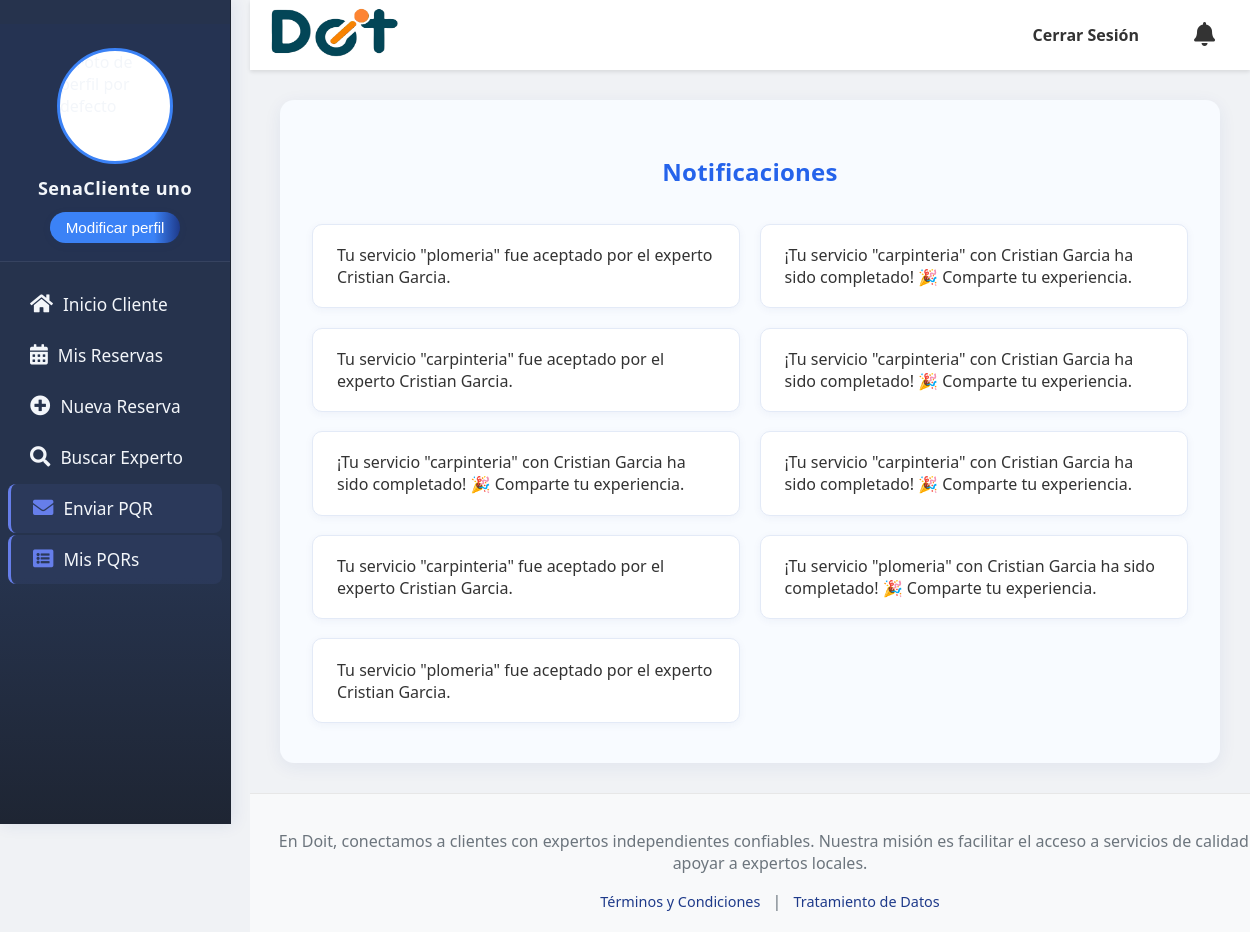
/notificaciones/ (signed in), run on an earlier commit of the app's database.
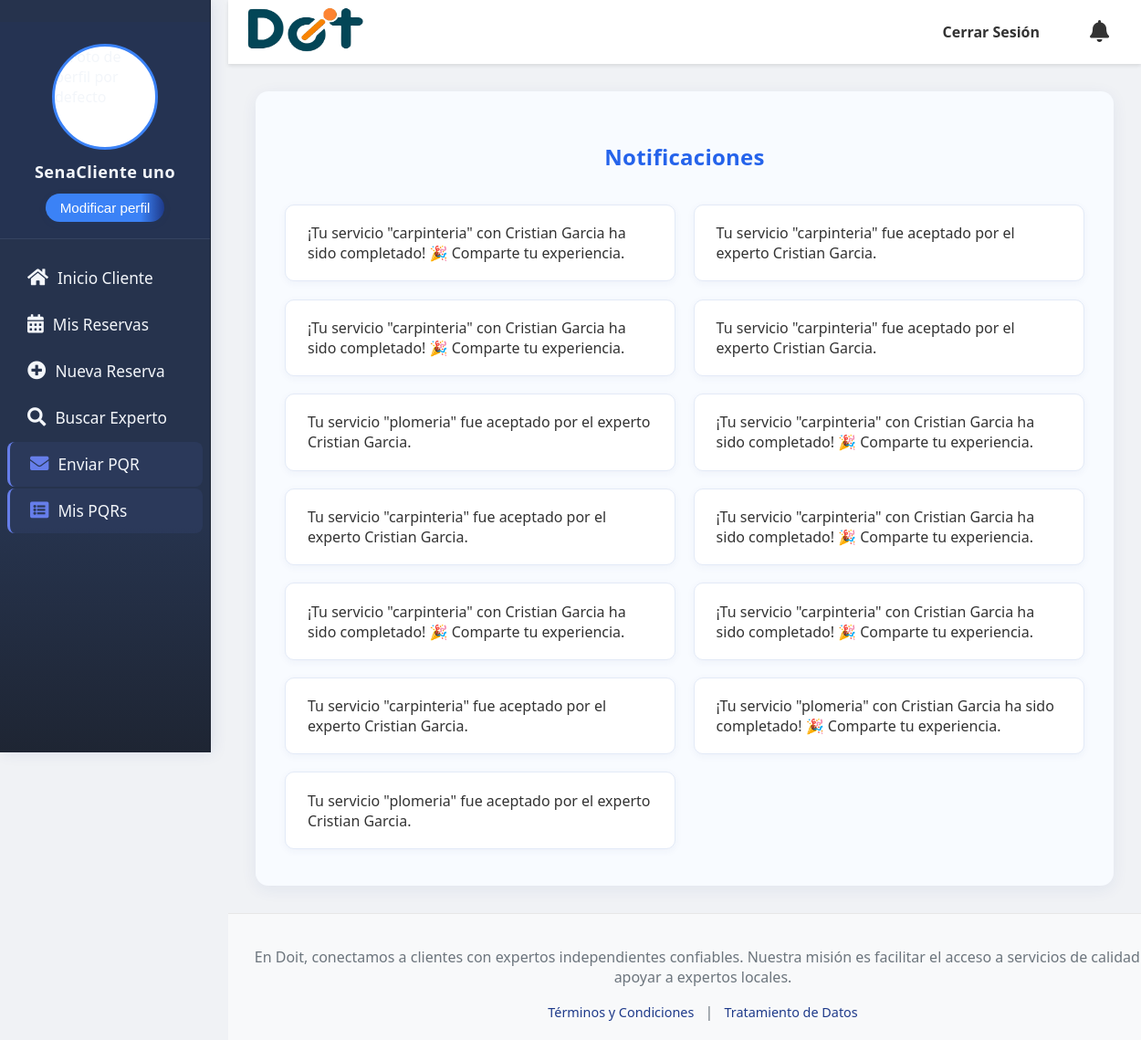
And on a later commit of the database.
### doit_app/models.py (models this page shows, shortened)
class CustomUser(AbstractUser):
    tipo_usuario_choices = [
        ('cliente', 'Cliente'),
        ('experto', 'Experto'),
    ]
    estado_aprobacion_choices = [
        ('pendiente', 'Pendiente'),
        ('aprobado', 'Aprobado'),
        ('rechazado', 'Rechazado'),
    ]
    genero = models.ForeignKey(Genero, on_delete=models.SET_NULL, null=True, blank=True, verbose_name="Género")
    tipo_usuario = models.CharField(max_length=20, choices=tipo_usuario_choices, default='cliente', verbose_name="Tipo de Usuario")
    nacionalidad = models.CharField(max_length=100, blank=True, null=True, verbose_name="Nacionalidad")
    numDoc = models.CharField(max_length=100, unique=True, blank=True, null=True, verbose_name="Número de Documento")
    telefono = models.CharField(max_length=20, blank=True, null=True, verbose_name="Teléfono")
    fechaNacimiento = models.DateField(blank=True, null=True, verbose_name="Fecha de Nacimiento")
    foto_perfil = models.ImageField(upload_to='perfil/', null=True, blank=True, verbose_name="Foto de Perfil")
    tipo_documento = models.ForeignKey(TipoDoc, on_delete=models.SET_NULL, null=True, blank=True, verbose_name="Tipo de Documento")
    especialidad = models.ManyToManyField(
        Servicios,
        blank=True,
        verbose_name="Servicios que ofrece el experto"
    )
    direccion = models.CharField(max_length=255, blank=True, null=True, verbose_name="Dirección de Residencia")
    barrio = models.CharField(max_length=100, blank=True, null=True, verbose_name="Barrio")
    documento_identidad_pdf = models.FileField(upload_to='documentos_identidad/', blank=True, null=True, verbose_name="Documento de Identidad (PDF)")
    hoja_vida_file = models.FileField(upload_to='hojas_vida/', null=True, blank=True, verbose_name="Hoja de Vida (PDF)")
    verificado = models.CharField(
        max_length=20,
        choices=[('pendiente', 'Pendiente'), ('aprobado', 'Aprobado'), ('rechazado', 'Rechazado')],
        default='pendiente',
        verbose_name="Estado de verificación del experto"
    )
    aprobado_cliente = models.CharField(
        max_length=20,
        choices=estado_aprobacion_choices,
        default='pendiente',
        verbose_name="Estado de aprobación del cliente"
    )
    class Meta:
        verbose_name = "Usuario Personalizado"
        verbose_name_plural = "Usuarios Personalizados"
        app_label = "doit_app"
    def is_usuario_normal(self):
        return self.tipo_usuario == 'cliente'
    def is_experto(self):
        return self.tipo_usuario == 'experto'

class Notificacion(models.Model):
    usuario = models.ForeignKey(settings.AUTH_USER_MODEL, on_delete=models.CASCADE, related_name='notificaciones')
    mensaje = models.CharField(max_length=255)
    url = models.CharField(max_length=255, blank=True, null=True)
    leida = models.BooleanField(default=False)
    fecha = models.DateTimeField(auto_now_add=True)
    class Meta:
        ordering = ['-fecha']
        verbose_name = 'Notificación'
        verbose_name_plural = 'Notificaciones'

### doit_app/views.py (the view)
# urls.py: path('notificaciones/', views.notificaciones, name='notificaciones'),
@login_required
@usuario_aprobado_required
def notificaciones(request):
    notificaciones = Notificacion.objects.filter(usuario=request.user).order_by('-fecha')
    Notificacion.objects.filter(usuario=request.user, leida=False).update(leida=True)
    return render(request, 'notificaciones.html', {'notificaciones': notificaciones})

### doit_app/context_processors.py (called while the page is built, shortened)
def notificaciones_context(request):
    context = {}
    try:
        if request.user.is_authenticated:
            notificaciones_no_leidas = Notificacion.objects.filter(usuario=request.user, leida=False).count()
            context['notificaciones_no_leidas'] = notificaciones_no_leidas
        else:
            context['notificaciones_no_leidas'] = 0
            context['promedio_calificacion'] = 0
    except Exception:
        context = {
            'notificaciones_no_leidas': 0,
            'promedio_calificacion': 0
        }
    return context

### doit_app/views.py (called while the page is built, shortened)
def usuario_aprobado_required(view_func):
    @wraps(view_func)
    def wrapper(request, *args, **kwargs):
        if not request.user.is_authenticated:
            return redirect('login')
        if request.user.is_superuser or request.user.tipo_usuario == 'admin':
            return view_func(request, *args, **kwargs)
        if request.user.tipo_usuario == 'cliente':
            if request.user.aprobado_cliente != 'aprobado':
                messages.warning(request, 'Tu cuenta está pendiente de aprobación por parte del administrador. No puedes acceder a todas las funcionalidades hasta que sea aprobada.')
                return render(request, 'pendiente_aprobacion.html', {
                    'tipo_usuario': 'cliente',
                    'estado': request.user.aprobado_cliente
                })
        return view_func(request, *args, **kwargs)
    return wrapper

### doit_app/templates/notificaciones.html (shortened to what this page needs)
{% extends "base.html" %}
 {% load static %}
{% block extra_css %}
<link rel="stylesheet" href="{% static 'css/notificaciones.css' %}">
<link rel="stylesheet" href="{% static 'css/notificaciones_custom.css' %}">
{% endblock %}
{% block content %}
<div class="notificaciones-container mt-4">
    <h2 style="text-align:center;">Notificaciones</h2>
    <ul class="list-group notificaciones-grid">
        {% for noti in notificaciones %}
            <li class="list-group-item {% if not noti.leida %}list-group-item-info{% endif %}">
                <span>
                    {{ noti.mensaje }}
                </span>
            </li>
        {% empty %}
            <li class="list-group-item">No tienes notificaciones.</li>
        {% endfor %}
    </ul>
</div>
{% endblock %}

### doit_app/templates/base.html (shortened to what this page needs)
<!DOCTYPE html>
<html lang="es">
{% load static %}
<head>
    <link rel="stylesheet" href="{% static 'css/styles.css' %}">
    <link rel="stylesheet" href="{% static 'css/calificaciones.css' %}">
    <link rel="stylesheet" href="https://cdnjs.cloudflare.com/ajax/libs/font-awesome/5.15.4/css/all.min.css">
    {% block extra_css %}
    {% endblock %}
</head>
<body>
    {% if user.is_authenticated and not user.is_staff and not user.is_superuser %}
    <div id="sidebar">
            <div class="perfil-header">
                <div class="perfil-foto-container">
                    {% if user.foto_perfil %}
                        <img src="{{ user.foto_perfil.url }}" alt="Foto de perfil de {{ user.username }}" class="perfil-foto">
                    {% else %}
                        <img src="{% static 'images/default_profile.jpg' %}" alt="Foto de perfil por defecto" class="perfil-foto">
                    {% endif %}
                </div>
                <p class="perfil-nombre">
                    {% if user.first_name and user.last_name %}
                        {{ user.first_name }} {{ user.last_name }}
                    {% elif user.first_name %}
                        {{ user.first_name }}
                    {% elif user.username %}
                        {{ user.username }}
                    {% else %}
                        Usuario Desconocido
                    {% endif %}
                </p>
                <div>
                    <a href="{% url 'editar_perfil' %}">
                        <button class="modificar-perfil-btn">Modificar perfil</button>
                    </a>
                </div>
            </div>
        <ul class="list-unstyled components">
            {% if user.is_authenticated and user.is_usuario_normal and user.aprobado_cliente == 'aprobado' %}
                <li><a href="{% url 'principal' %}"><i class="fas fa-home"></i> Inicio Cliente</a></li>
                <li><a href="{% url 'mis_reservas_cliente' %}"><i class="fas fa-calendar-alt"></i> Mis Reservas</a></li>
                <li><a href="{% url 'reserva' %}"><i class="fas fa-plus-circle"></i> Nueva Reserva</a></li>
                <li><a href="{% url 'busc_experto' %}"><i class="fas fa-search"></i> Buscar Experto</a></li>
                <li><a href="{% url 'pqr' %}"><i class="fas fa-envelope"></i> Enviar PQR</a></li>
                <li><a href="{% url 'mis_pqrs' %}"><i class="fas fa-list-alt"></i> Mis PQRs</a></li>
            {% elif user.is_authenticated and user.is_usuario_normal and user.aprobado_cliente != 'aprobado' %}
                <li><span class="nav-disabled"><i class="fas fa-clock"></i> Pendiente de aprobación</span></li>
            {% endif %}
        </ul>
    </div>
    {% endif %}
    <div id="content-wrapper">
        <header>
            <nav class="navbar navbar-light bg-light">
                <div class="logo">
                    {% if user.is_authenticated %}
                        {% if user.is_usuario_normal %}
                            <a href="{% url 'principal' %}">
                                <img src="{% static 'images/Doit_logo.png' %}" alt="Logo Doit" width="130">
                            </a>
                        {% elif user.is_experto %}
                            <a href="{% url 'dashboard_experto' %}">
                                <img src="{% static 'images/Doit_logo.png' %}" alt="Logo Doit" width="130">
                            </a>
                        {% elif user.is_superuser %}
                            <a href="{% url 'admin_principal' %}">
                                <img src="{% static 'images/Doit_logo.png' %}" alt="Logo Doit" width="130">
                            </a>
                        {% else %}
                            <a href="{% url 'home' %}">
                                <img src="{% static 'images/Doit_logo.png' %}" alt="Logo Doit" width="130">
                            </a>
                        {% endif %}
                    {% else %}
                        <a href="{% url 'home' %}">
                            <img src="{% static 'images/Doit_logo.png' %}" alt="Logo Doit" width="130">
                        </a>
                    {% endif %}
                </div>
                <ul class="nav-links">
                    {% if user.is_authenticated %}
                        <li><a href="{% url 'user_logout' %}">Cerrar Sesión</a></li>
                    {% else %}
                        <li><a href="{% url 'login' %}">Iniciar Sesión</a></li>
                        <li><a href="{% url 'registrarse' %}">Registrarse</a></li>
                    {% endif %}
                    <li style="position:relative;">
                        <a href="{% url 'notificaciones' %}" id="notificaciones-link" style="position:relative;">
                            <i class="fa fa-bell" style="font-size:1.5em;"></i>
                        </a>
                    </li>
                </ul>
            </nav>
        </header>
        <main>
            {% block content %}
            {% endblock %}
        </main>
        <footer>
            <p> En Doit, conectamos a clientes con expertos independientes confiables. Nuestra misión es facilitar el acceso a servicios de calidad y apoyar a expertos locales. </p>
            <div class="footer-links">
                <a href="{% url 'terminos_condiciones' %}">Términos y Condiciones</a> |
                <a href="{% url 'tratamiento_datos' %}">Tratamiento de Datos</a>
            </div>
        </footer>
    </div>
</body>
</html>

### static/css/styles.css (style rules this page uses)
:root { --sidebar-width: 250px; --header-height: 70px; --sidebar-bg-color: #2c3e50; --sidebar-text-color: #ecf0f1; --sidebar-hover-bg-color: #34495e; --header-bg-color: #ffffff; --footer-bg-color: #f8f9fa; --main-content-bg-color: #f0f2f5; --primary-blue: #1e3a8a; --secondary-blue: #3b82f6; --alert-info-bg: #d1ecf1; --alert-info-border: #bee5eb; --alert-info-text: #0c5460; --alert-success-bg: #d4edda; --alert-success-border: #c3e6cb; --alert-success-text: #155724; --alert-danger-bg: #f8d7da; --alert-danger-border: #f5c6cb; --alert-danger-text: #721c24; --alert-warning-bg: #fff3cd; --alert-warning-border: #ffeeba; --alert-warning-text: #856404; --shadow-light: 0 2px 4px rgba(0, 0, 0, 0.1); --shadow-medium: 0 4px 8px rgba(0, 0, 0, 0.15); --border-radius-base: 5px; }
html, body { margin: 0; padding: 0; font-family: 'Segoe UI', Arial, sans-serif; background-color: var(--main-content-bg-color); color: #333; }
body { display: flex; min-height: 100vh; }
#sidebar { width: 230px; min-height: 100vh; background: linear-gradient(180deg, #26334d 70%, #1e2533 100%); color: #f3f6fa; overflow-y: auto; padding-top: 24px; position: fixed; z-index: 101; top: 0; left: 0; box-shadow: 2px 0 16px rgba(30,58,138,0.10); border-right: 1.5px solid #1e2533; }
#sidebar .perfil-header { display: flex; flex-direction: column; align-items: center; padding: 24px 10px 18px 10px; margin-bottom: 18px; border-bottom: 1px solid rgba(255,255,255,0.08); background: rgba(30,58,138,0.07); }
#sidebar .perfil-foto-container { width: 110px; height: 110px; border-radius: 50%; overflow: hidden; margin-bottom: 12px; border: 3px solid #3b82f6; background: #fff; }
#sidebar .perfil-foto { width: 100%; height: 100%; object-fit: cover; }
#sidebar .perfil-nombre { color: #f3f6fa; font-size: 1.13em; font-weight: 600; margin: 0; text-align: center; letter-spacing: 0.5px; }
#sidebar .modificar-perfil-btn { background: linear-gradient(90deg, #3b82f6 80%, #1e3a8a 100%); color: #fff; border: none; padding: 7px 16px; border-radius: 18px; cursor: pointer; font-size: 0.95em; font-weight: 500; transition: background 0.2s; margin-top: 12px; box-shadow: 0 2px 8px rgba(30,58,138,0.08); }
#sidebar ul.list-unstyled { list-style-type: none; padding: 0; margin: 0; }
#sidebar ul.list-unstyled li a { padding: 13px 22px; display: flex; align-items: center; color: #f3f6fa; text-decoration: none; font-size: 1.08em; border-radius: 8px; margin: 2px 8px; transition: background 0.18s, color 0.18s; }
#sidebar ul.list-unstyled li a i { margin-right: 10px; font-size: 1.18em; }
#sidebar ul.list-unstyled li a[href*="pqr"] { background: rgba(102, 126, 234, 0.08); border-left: 3px solid #667eea; }
#sidebar ul.list-unstyled li a[href*="pqr"] i { color: #667eea; }
header { position: fixed; top: 0; left: var(--sidebar-width); width: calc(100% - var(--sidebar-width)); height: var(--header-height); background-color: var(--header-bg-color); box-shadow: var(--shadow-light); z-index: 100; display: flex; align-items: center; }
header nav { display: flex; justify-content: space-between; align-items: center; width: 100%; padding: 0 20px; }
header .logo img { height: 50px; }
header .nav-links { list-style: none; margin: 0; padding: 0; display: flex; align-items: center; }
header .nav-links li { margin-left: 25px; }
header .nav-links a { text-decoration: none; color: #333; font-weight: 600; padding: 8px 15px; border-radius: var(--border-radius-base); transition: background-color 0.3s ease, color 0.3s ease; }
#content-wrapper { flex-grow: 1; margin-left: var(--sidebar-width); padding-top: var(--header-height); min-height: 100vh; display: flex; flex-direction: column; }
main { flex-grow: 1; padding: 30px; background-color: var(--main-content-bg-color); }
footer { width: 100%; padding: 20px; background-color: var(--footer-bg-color); text-align: center; color: #6c757d; margin-top: auto; border-top: 1px solid #e7e7e7; }
.footer-links { margin-top: 10px; }
.footer-links a { color: var(--primary-blue); text-decoration: none; margin: 0 8px; font-size: 0.9em; }

### static/css/notificaciones_custom.css (style rules this page uses)
.notificaciones-grid { display: grid; grid-template-columns: 1fr 1fr; gap: 1.2em; padding-left: 0; word-break: normal; }
.notificaciones-grid .list-group-item { margin-bottom: 0; white-space: normal; word-break: normal; }
.notificaciones-grid .list-group-item span { white-space: normal; word-break: normal; }

What changed in the data, as far as the page shows it:
added Notificacion: mensaje "¡Tu servicio \"carpinteria\" con Cristian Garcia ha sido completado! 🎉 Comparte tu experiencia."
added Notificacion: mensaje "Tu servicio \"carpinteria\" fue aceptado por el experto Cristian Garcia."
added Notificacion: mensaje "¡Tu servicio \"carpinteria\" con Cristian Garcia ha sido completado! 🎉 Comparte tu experiencia."
added Notificacion: mensaje "Tu servicio \"carpinteria\" fue aceptado por el experto Cristian Garcia."
